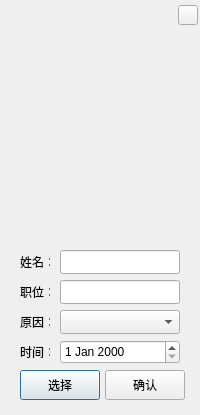
<?xml version="1.0" encoding="UTF-8"?>
<ui version="4.0">
 <class>ModifyPeople</class>
 <widget class="QDialog" name="ModifyPeople">
  <property name="geometry">
   <rect>
    <x>0</x>
    <y>0</y>
    <width>200</width>
    <height>415</height>
   </rect>
  </property>
  <property name="windowTitle">
   <string>修改信息</string>
  </property>
  <widget class="QLabel" name="label_image">
   <property name="geometry">
    <rect>
     <x>20</x>
     <y>44</y>
     <width>160</width>
     <height>200</height>
    </rect>
   </property>
   <property name="text">
    <string/>
   </property>
  </widget>
  <widget class="QLabel" name="label">
   <property name="geometry">
    <rect>
     <x>20</x>
     <y>254</y>
     <width>30</width>
     <height>16</height>
    </rect>
   </property>
   <property name="text">
    <string>姓名：</string>
   </property>
  </widget>
  <widget class="QLabel" name="label_2">
   <property name="geometry">
    <rect>
     <x>20</x>
     <y>284</y>
     <width>30</width>
     <height>16</height>
    </rect>
   </property>
   <property name="text">
    <string>职位：</string>
   </property>
  </widget>
  <widget class="QLabel" name="label_3">
   <property name="geometry">
    <rect>
     <x>20</x>
     <y>314</y>
     <width>30</width>
     <height>16</height>
    </rect>
   </property>
   <property name="text">
    <string>原因：</string>
   </property>
  </widget>
  <widget class="QLabel" name="label_4">
   <property name="geometry">
    <rect>
     <x>20</x>
     <y>344</y>
     <width>30</width>
     <height>16</height>
    </rect>
   </property>
   <property name="text">
    <string>时间：</string>
   </property>
  </widget>
  <widget class="QLineEdit" name="lineEdit_name">
   <property name="geometry">
    <rect>
     <x>60</x>
     <y>250</y>
     <width>120</width>
     <height>24</height>
    </rect>
   </property>
  </widget>
  <widget class="QLineEdit" name="lineEdit_position">
   <property name="geometry">
    <rect>
     <x>60</x>
     <y>280</y>
     <width>120</width>
     <height>24</height>
    </rect>
   </property>
  </widget>
  <widget class="QComboBox" name="comboBox_reason">
   <property name="geometry">
    <rect>
     <x>60</x>
     <y>310</y>
     <width>120</width>
     <height>24</height>
    </rect>
   </property>
  </widget>
  <widget class="QDateEdit" name="dateEdit_date">
   <property name="geometry">
    <rect>
     <x>60</x>
     <y>340</y>
     <width>120</width>
     <height>24</height>
    </rect>
   </property>
  </widget>
  <widget class="QPushButton" name="pushButton_select">
   <property name="geometry">
    <rect>
     <x>20</x>
     <y>370</y>
     <width>80</width>
     <height>30</height>
    </rect>
   </property>
   <property name="text">
    <string>选择</string>
   </property>
  </widget>
  <widget class="QPushButton" name="pushButton_submit">
   <property name="geometry">
    <rect>
     <x>105</x>
     <y>370</y>
     <width>80</width>
     <height>30</height>
    </rect>
   </property>
   <property name="text">
    <string>确认</string>
   </property>
  </widget>
  <widget class="QWidget" name="widget" native="true">
   <property name="geometry">
    <rect>
     <x>0</x>
     <y>0</y>
     <width>200</width>
     <height>30</height>
    </rect>
   </property>
   <property name="minimumSize">
    <size>
     <width>200</width>
     <height>30</height>
    </size>
   </property>
   <property name="maximumSize">
    <size>
     <width>200</width>
     <height>30</height>
    </size>
   </property>
   <layout class="QGridLayout" name="gridLayout">
    <property name="leftMargin">
     <number>2</number>
    </property>
    <property name="topMargin">
     <number>2</number>
    </property>
    <property name="rightMargin">
     <number>2</number>
    </property>
    <property name="bottomMargin">
     <number>2</number>
    </property>
    <property name="spacing">
     <number>2</number>
    </property>
    <item row="0" column="0">
     <widget class="QWidget" name="widget_icon" native="true">
      <property name="minimumSize">
       <size>
        <width>20</width>
        <height>20</height>
       </size>
      </property>
      <property name="maximumSize">
       <size>
        <width>20</width>
        <height>20</height>
       </size>
      </property>
     </widget>
    </item>
    <item row="0" column="1">
     <widget class="QLabel" name="label_title">
      <property name="text">
       <string/>
      </property>
     </widget>
    </item>
    <item row="0" column="2">
     <widget class="QPushButton" name="pushButton_close">
      <property name="minimumSize">
       <size>
        <width>20</width>
        <height>20</height>
       </size>
      </property>
      <property name="maximumSize">
       <size>
        <width>20</width>
        <height>20</height>
       </size>
      </property>
      <property name="text">
       <string/>
      </property>
     </widget>
    </item>
   </layout>
  </widget>
 </widget>
 <resources/>
 <connections/>
</ui>
